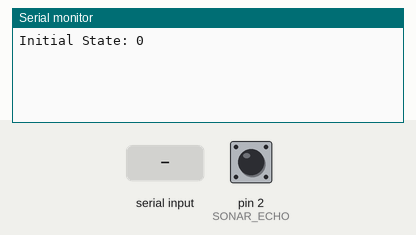
Simulated run of this sketch. Board: Arduino Uno, built with avr-gcc and run on an emulated ATmega328P. On the bench: the last lines printed to the serial monitor. Inputs (shaded band) come from the test bench; at power-on: pin 2 (SONAR_ECHO) LOW.

Above: at 1.2 s.
1.3 s: "g" received over Serial
At 2.5 s:
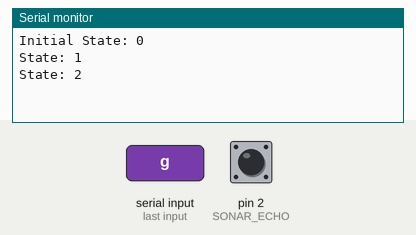
2.8 s: pin 2 (SONAR_ECHO) pulsed HIGH 2 times (0.12 s each, 0.3 s apart)
At 3.7 s:
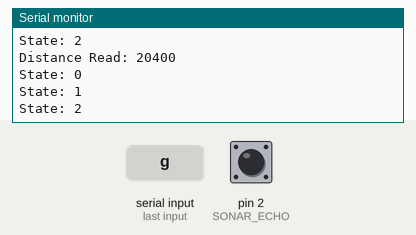
Timing chart, 0 to 5.8 s (numbered marks = the images above; inputs shaded):
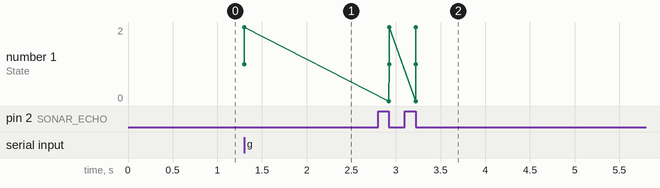

Measured:
- after the input at 1.3 s, the serial monitor: prints a new line at once (image 1)
- after the input at 2.8 s, the serial monitor: prints a new line after 0.12 s (image 2)

The sketch:

Sonarv1.0.ino
```cpp
#define SONAR_TRIG 7
#define SONAR_ECHO 2
#define SOUNDSPEED 340

#define DEBUG 0
bool readingFinished;
long echoTime;
long distanceTime;
long trigTime;

int state;
int echoState;
bool echoRead;

int b = 0;

// Functions
void echoChange();
void SendTrigger();
void SetState(int s);
long GetDistance();

void setup() {
  // put your setup code here, to run once:
  Serial.begin(115200);

  pinMode(SONAR_TRIG, OUTPUT);
  pinMode(SONAR_ECHO, INPUT);

  state = 0;
  echoState = 0;
  Serial.print("Initial State: ");
  Serial.println(state);

  digitalWrite(SONAR_TRIG, 0);
  attachInterrupt(digitalPinToInterrupt(SONAR_ECHO), echoChange, CHANGE);

  readingFinished = false;
  echoRead = false;

  distanceTime = 0;
}

void loop() {
  // put your main code here, to run repeatedly:

  if(state == 0 && b == 'g') {
    SetState(1);
  } else if(state == 1) {
    SetState(2);
    readingFinished = false;
    echoRead = false;
  } else if(state == 2 && readingFinished) {
    SetState(0);
  }

  if(state == 0) {
    if(Serial.available() > 0){
      b = Serial.read();
    }
  } else if(state == 1) {

    SendTrigger();

  } else if (state == 2) {
    if(echoRead) {

      long dist = GetDistance();

      Serial.write("Distance Read: ");
      Serial.println(dist);
      readingFinished = true;

    }
  }
}

void SetState(int s) {

  state = s;
  Serial.print("State: ");
  Serial.println(s);

}

void echoChange() {

  if(digitalRead(SONAR_ECHO) == 1) {
    echoTime = micros();
    #if DEBUG
      Serial.println("Rising");
    #endif
    echoRead = false;
    echoState = 1;
    return;
  } else if(digitalRead(SONAR_ECHO) == 0) {
    distanceTime = micros() - echoTime;
    #if DEBUG
      Serial.println("Falling");
    #endif
    echoRead = true;
    echoState = 0;
    return;
  }
}

void SendTrigger() {
  digitalWrite(SONAR_TRIG, 0);
  digitalWrite(SONAR_TRIG, 1);
  trigTime = micros();
  while(micros() - trigTime < 10);
  #if DEBUG
    Serial.print("Sent Trigger: ");
    Serial.println(micros() - trigTime);
  #endif
  digitalWrite(SONAR_TRIG, 0);
}

long GetDistance() {

  long ret = 0;

  ret = distanceTime / 1000.0 / 2.0 * SOUNDSPEED;
  #if DEBUG
    Serial.print("Distance Time: ");
    Serial.println(distanceTime);
  #endif
  echoRead = false;
  distanceTime = 0;

  return ret;
}
```
